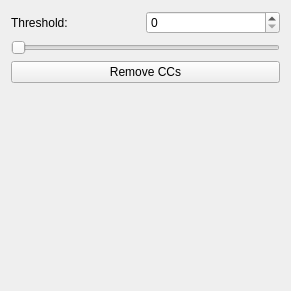
<?xml version="1.0" encoding="UTF-8"?>
<ui version="4.0">
 <class>Form</class>
 <widget class="QWidget" name="Form">
  <property name="geometry">
   <rect>
    <x>0</x>
    <y>0</y>
    <width>291</width>
    <height>291</height>
   </rect>
  </property>
  <property name="windowTitle">
   <string>Form</string>
  </property>
  <layout class="QVBoxLayout" name="verticalLayout">
   <item>
    <layout class="QHBoxLayout" name="horizontalLayout_thres" stretch="0,0">
     <property name="spacing">
      <number>0</number>
     </property>
     <item>
      <widget class="QLabel" name="thresLabel">
       <property name="text">
        <string>Threshold:</string>
       </property>
      </widget>
     </item>
     <item>
      <widget class="QDoubleSpinBox" name="thresSpinBox">
       <property name="decimals">
        <number>0</number>
       </property>
       <property name="maximum">
        <double>100000.000000000000000</double>
       </property>
      </widget>
     </item>
    </layout>
   </item>
   <item>
    <layout class="QHBoxLayout" name="horizontalLayout_slider">
     <property name="spacing">
      <number>0</number>
     </property>
     <item>
      <widget class="QSlider" name="slider">
       <property name="maximum">
        <number>100000</number>
       </property>
       <property name="singleStep">
        <number>10</number>
       </property>
       <property name="pageStep">
        <number>100</number>
       </property>
       <property name="orientation">
        <enum>Qt::Horizontal</enum>
       </property>
      </widget>
     </item>
    </layout>
   </item>
   <item>
    <widget class="QPushButton" name="applyButton">
     <property name="toolTip">
      <string>&lt;html&gt;&lt;head/&gt;&lt;body&gt;&lt;p&gt;Apply all the settings and compute results. If you want to see the final filtering results, don't forget to enable the &lt;span style=&quot; font-weight:600;&quot;&gt;&amp;quot;Final output&amp;quot;&lt;/span&gt; layer in the layer selection widget.&lt;/p&gt;&lt;/body&gt;&lt;/html&gt;</string>
     </property>
     <property name="text">
      <string>Remove CCs</string>
     </property>
    </widget>
   </item>
   <item>
    <spacer name="verticalSpacer">
     <property name="orientation">
      <enum>Qt::Vertical</enum>
     </property>
     <property name="sizeHint" stdset="0">
      <size>
       <width>20</width>
       <height>40</height>
      </size>
     </property>
    </spacer>
   </item>
  </layout>
 </widget>
 <resources/>
 <connections/>
</ui>
